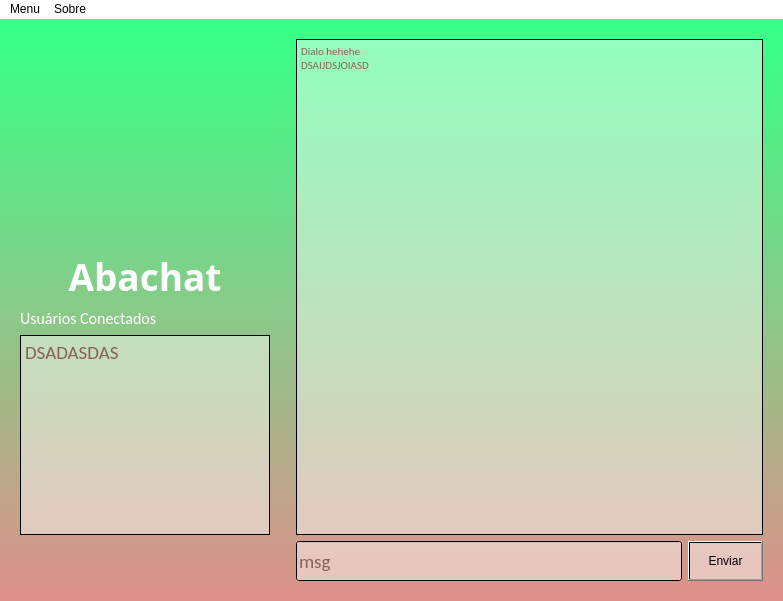
<?xml version="1.0" encoding="UTF-8"?>
<ui version="4.0">
 <class>MainWindow</class>
 <widget class="QMainWindow" name="MainWindow">
  <property name="geometry">
   <rect>
    <x>0</x>
    <y>0</y>
    <width>783</width>
    <height>549</height>
   </rect>
  </property>
  <property name="windowTitle">
   <string>Abachat App</string>
  </property>
  <property name="styleSheet">
   <string notr="true">background-color: qlineargradient(spread:repeat, x1:1, y1:1, x2:1, y2:0, stop:0 rgba(223, 144, 138, 255), stop:0.971591 rgba(57, 255, 136, 255));</string>
  </property>
  <widget class="QWidget" name="centralwidget">
   <layout class="QGridLayout" name="gridLayout">
    <property name="leftMargin">
     <number>20</number>
    </property>
    <property name="topMargin">
     <number>20</number>
    </property>
    <property name="rightMargin">
     <number>20</number>
    </property>
    <property name="bottomMargin">
     <number>20</number>
    </property>
    <item row="3" column="0">
     <widget class="QLabel" name="label">
      <property name="font">
       <font>
        <family>Calibri</family>
        <pointsize>12</pointsize>
       </font>
      </property>
      <property name="styleSheet">
       <string notr="true">background-color: qlineargradient(spread:pad, x1:0, y1:0, x2:1, y2:1, stop:0 rgba(255, 255, 255, 0));
color: rgb(255, 255, 255);</string>
      </property>
      <property name="text">
       <string>Usuários Conectados</string>
      </property>
     </widget>
    </item>
    <item row="5" column="2">
     <spacer name="verticalSpacer">
      <property name="orientation">
       <enum>Qt::Vertical</enum>
      </property>
      <property name="sizeHint" stdset="0">
       <size>
        <width>20</width>
        <height>10</height>
       </size>
      </property>
     </spacer>
    </item>
    <item row="6" column="3">
     <widget class="QPushButton" name="sendBtn">
      <property name="sizePolicy">
       <sizepolicy hsizetype="Minimum" vsizetype="Minimum">
        <horstretch>0</horstretch>
        <verstretch>0</verstretch>
       </sizepolicy>
      </property>
      <property name="cursor">
       <cursorShape>PointingHandCursor</cursorShape>
      </property>
      <property name="styleSheet">
       <string notr="true">background-color: rgb(255, 255, 255);
background-color: qlineargradient(spread:pad, x1:0, y1:0, x2:1, y2:1, stop:0 rgba(255, 255, 255, 115));</string>
      </property>
      <property name="text">
       <string>Enviar</string>
      </property>
     </widget>
    </item>
    <item row="4" column="1">
     <spacer name="horizontalSpacer">
      <property name="orientation">
       <enum>Qt::Horizontal</enum>
      </property>
      <property name="sizeType">
       <enum>QSizePolicy::Fixed</enum>
      </property>
      <property name="sizeHint" stdset="0">
       <size>
        <width>20</width>
        <height>20</height>
       </size>
      </property>
     </spacer>
    </item>
    <item row="4" column="0">
     <widget class="QTextBrowser" name="userList">
      <property name="minimumSize">
       <size>
        <width>250</width>
        <height>200</height>
       </size>
      </property>
      <property name="maximumSize">
       <size>
        <width>200</width>
        <height>500</height>
       </size>
      </property>
      <property name="font">
       <font>
        <family>Calibri</family>
        <pointsize>14</pointsize>
       </font>
      </property>
      <property name="styleSheet">
       <string notr="true">background-color: rgb(255, 255, 255);
background-color: qlineargradient(spread:pad, x1:0, y1:0, x2:1, y2:1, stop:0 rgba(255, 255, 255, 115));
color: rgb(135, 97, 88);</string>
      </property>
      <property name="html">
       <string>&lt;!DOCTYPE HTML PUBLIC &quot;-//W3C//DTD HTML 4.0//EN&quot; &quot;http://www.w3.org/TR/REC-html40/strict.dtd&quot;&gt;
&lt;html&gt;&lt;head&gt;&lt;meta name=&quot;qrichtext&quot; content=&quot;1&quot; /&gt;&lt;style type=&quot;text/css&quot;&gt;
p, li { white-space: pre-wrap; }
&lt;/style&gt;&lt;/head&gt;&lt;body style=&quot; font-family:'Calibri'; font-size:14pt; font-weight:400; font-style:normal;&quot;&gt;
&lt;p style=&quot; margin-top:0px; margin-bottom:0px; margin-left:0px; margin-right:0px; -qt-block-indent:0; text-indent:0px;&quot;&gt;&lt;span style=&quot; font-family:'MS Shell Dlg 2';&quot;&gt;DSADASDAS&lt;/span&gt;&lt;/p&gt;&lt;/body&gt;&lt;/html&gt;</string>
      </property>
     </widget>
    </item>
    <item row="6" column="2">
     <widget class="QLineEdit" name="msg">
      <property name="minimumSize">
       <size>
        <width>0</width>
        <height>40</height>
       </size>
      </property>
      <property name="font">
       <font>
        <family>Calibri</family>
        <pointsize>14</pointsize>
       </font>
      </property>
      <property name="styleSheet">
       <string notr="true">background-color: rgb(255, 255, 255);
color: rgb(135, 97, 88);
background-color: qlineargradient(spread:pad, x1:0, y1:0, x2:1, y2:1, stop:0 rgba(255, 255, 255, 115));</string>
      </property>
      <property name="text">
       <string>msg</string>
      </property>
     </widget>
    </item>
    <item row="0" column="0">
     <widget class="QLabel" name="logo">
      <property name="enabled">
       <bool>true</bool>
      </property>
      <property name="sizePolicy">
       <sizepolicy hsizetype="Minimum" vsizetype="Minimum">
        <horstretch>1</horstretch>
        <verstretch>1</verstretch>
       </sizepolicy>
      </property>
      <property name="minimumSize">
       <size>
        <width>200</width>
        <height>200</height>
       </size>
      </property>
      <property name="maximumSize">
       <size>
        <width>300</width>
        <height>300</height>
       </size>
      </property>
      <property name="sizeIncrement">
       <size>
        <width>400</width>
        <height>400</height>
       </size>
      </property>
      <property name="baseSize">
       <size>
        <width>150</width>
        <height>151</height>
       </size>
      </property>
      <property name="styleSheet">
       <string notr="true">background-color: qlineargradient(spread:repeat, x1:1, y1:1, x2:1, y2:0, stop:0 rgba(255, 255, 255, 0));</string>
      </property>
      <property name="text">
       <string/>
      </property>
      <property name="pixmap">
       <pixmap>img/logo.png</pixmap>
      </property>
      <property name="scaledContents">
       <bool>true</bool>
      </property>
      <property name="wordWrap">
       <bool>false</bool>
      </property>
      <property name="indent">
       <number>-2</number>
      </property>
     </widget>
    </item>
    <item row="0" column="2" rowspan="5" colspan="2">
     <widget class="QTextBrowser" name="screen">
      <property name="maximumSize">
       <size>
        <width>4000</width>
        <height>4000</height>
       </size>
      </property>
      <property name="font">
       <font>
        <family>Calibri</family>
        <pointsize>12</pointsize>
       </font>
      </property>
      <property name="styleSheet">
       <string notr="true">background-color: rgb(255, 255, 255);
background-color: qlineargradient(spread:pad, x1:0, y1:0, x2:1, y2:1, stop:0 rgba(255, 255, 255, 115));
color: rgb(135, 97, 88);</string>
      </property>
      <property name="html">
       <string>&lt;!DOCTYPE HTML PUBLIC &quot;-//W3C//DTD HTML 4.0//EN&quot; &quot;http://www.w3.org/TR/REC-html40/strict.dtd&quot;&gt;
&lt;html&gt;&lt;head&gt;&lt;meta name=&quot;qrichtext&quot; content=&quot;1&quot; /&gt;&lt;style type=&quot;text/css&quot;&gt;
p, li { white-space: pre-wrap; }
&lt;/style&gt;&lt;/head&gt;&lt;body style=&quot; font-family:'Calibri'; font-size:12pt; font-weight:400; font-style:normal;&quot;&gt;
&lt;p style=&quot; margin-top:0px; margin-bottom:0px; margin-left:0px; margin-right:0px; -qt-block-indent:0; text-indent:0px;&quot;&gt;&lt;span style=&quot; font-family:'MS Shell Dlg 2'; font-size:8.25pt;&quot;&gt;Dialo hehehe&lt;/span&gt;&lt;/p&gt;
&lt;p style=&quot; margin-top:0px; margin-bottom:0px; margin-left:0px; margin-right:0px; -qt-block-indent:0; text-indent:0px;&quot;&gt;&lt;span style=&quot; font-family:'MS Shell Dlg 2'; font-size:8.25pt;&quot;&gt;DSAIJDSJOIASD&lt;/span&gt;&lt;/p&gt;&lt;/body&gt;&lt;/html&gt;</string>
      </property>
     </widget>
    </item>
    <item row="2" column="0">
     <widget class="QLabel" name="titulo">
      <property name="font">
       <font>
        <family>Ink Free</family>
        <pointsize>28</pointsize>
        <weight>75</weight>
        <bold>true</bold>
        <underline>false</underline>
       </font>
      </property>
      <property name="styleSheet">
       <string notr="true">background-color: qlineargradient(spread:pad, x1:0, y1:0, x2:1, y2:1, stop:0 rgba(255, 255, 255, 0));
color: rgb(255, 255, 255);</string>
      </property>
      <property name="text">
       <string>Abachat</string>
      </property>
      <property name="alignment">
       <set>Qt::AlignCenter</set>
      </property>
     </widget>
    </item>
   </layout>
  </widget>
  <widget class="QMenuBar" name="menubar">
   <property name="geometry">
    <rect>
     <x>0</x>
     <y>0</y>
     <width>783</width>
     <height>21</height>
    </rect>
   </property>
   <property name="styleSheet">
    <string notr="true">background-color: rgb(255, 255, 255);</string>
   </property>
   <widget class="QMenu" name="menuOptions">
    <property name="title">
     <string>Menu</string>
    </property>
    <addaction name="actionNova_Conex_o"/>
    <addaction name="actionLimpar"/>
    <addaction name="separator"/>
    <addaction name="actionQuit"/>
   </widget>
   <widget class="QMenu" name="menuSobre">
    <property name="title">
     <string>Sobre</string>
    </property>
   </widget>
   <addaction name="menuOptions"/>
   <addaction name="menuSobre"/>
  </widget>
  <action name="actionQuit">
   <property name="text">
    <string>Quit</string>
   </property>
   <property name="shortcut">
    <string>Ctrl+Q</string>
   </property>
  </action>
  <action name="actionLimpar">
   <property name="text">
    <string>Limpar Chat</string>
   </property>
   <property name="shortcut">
    <string>Ctrl+L</string>
   </property>
  </action>
  <action name="actionNova_Conex_o">
   <property name="text">
    <string>Nova Conexão</string>
   </property>
   <property name="shortcut">
    <string>Ctrl+N</string>
   </property>
  </action>
 </widget>
 <resources/>
 <connections/>
</ui>
